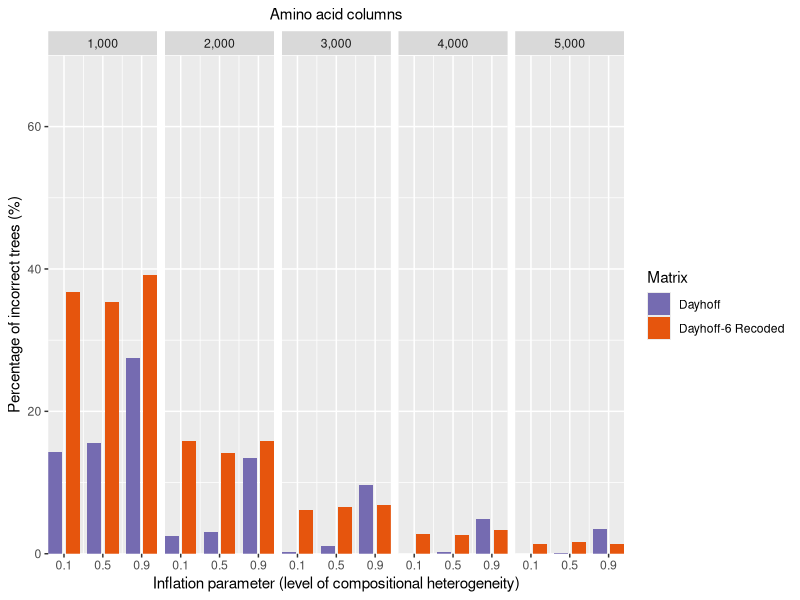

This chart was generated by the following R code:
setwd("/Hernandez_Ryan_2019_RecodingSim/02-COMPOSITIONAL_HETEROGENEITY/02-HETEROGENEOUS_DATA")
data <- read.csv('comp_het_1000_5000_proportion.csv')
data$proportion <- data$proportion*100
names(data)[4]<-"percent"
library(ggplot2)
data$Amino.acid.columns=factor(data$Amino.acid.columns, levels=c('1,000', '2,000', '3,000', '4,000', '5,000'))
b <- ggplot(data, aes(x=inflation.parameter, y=percent)) + geom_bar(aes(fill=reorder(type, percent)), stat = "identity", position=position_dodge2(preserve = c("total"), padding = 0.2)) + facet_wrap(~Amino.acid.columns, nrow=1)
b + labs (subtitle = "Amino acid columns") + theme(plot.subtitle = element_text(hjust = 0.5)) + scale_x_continuous(name="Inflation parameter (level of compositional heterogeneity)", breaks =c(0.1, 0.5, 0.9), label=c("0.1","0.5","0.9"), expand = c(0, 0)) + scale_y_continuous(name="Percentage of incorrect trees (%)", expand = c(0, 0), limits=c(0,70)) + labs(fill="Matrix") + scale_fill_manual(values=c("#756bb1","#e6550d")) 
